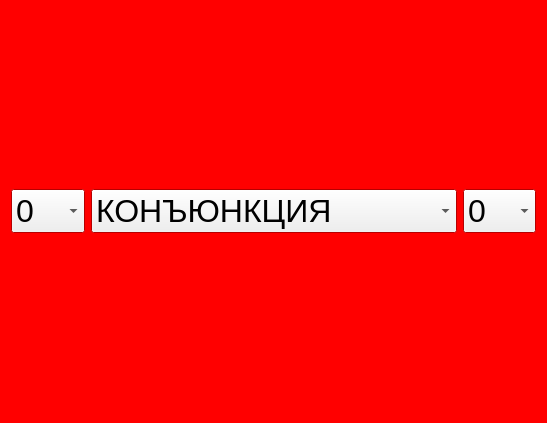
<?xml version="1.0" encoding="UTF-8"?>
<ui version="4.0">
 <class>MainWindow</class>
 <widget class="QMainWindow" name="MainWindow">
  <property name="geometry">
   <rect>
    <x>0</x>
    <y>0</y>
    <width>547</width>
    <height>423</height>
   </rect>
  </property>
  <property name="palette">
   <palette>
    <active>
     <colorrole role="Base">
      <brush brushstyle="SolidPattern">
       <color alpha="255">
        <red>255</red>
        <green>255</green>
        <blue>255</blue>
       </color>
      </brush>
     </colorrole>
     <colorrole role="Window">
      <brush brushstyle="SolidPattern">
       <color alpha="255">
        <red>255</red>
        <green>0</green>
        <blue>0</blue>
       </color>
      </brush>
     </colorrole>
    </active>
    <inactive>
     <colorrole role="Base">
      <brush brushstyle="SolidPattern">
       <color alpha="255">
        <red>255</red>
        <green>255</green>
        <blue>255</blue>
       </color>
      </brush>
     </colorrole>
     <colorrole role="Window">
      <brush brushstyle="SolidPattern">
       <color alpha="255">
        <red>255</red>
        <green>0</green>
        <blue>0</blue>
       </color>
      </brush>
     </colorrole>
    </inactive>
    <disabled>
     <colorrole role="Base">
      <brush brushstyle="SolidPattern">
       <color alpha="255">
        <red>255</red>
        <green>0</green>
        <blue>0</blue>
       </color>
      </brush>
     </colorrole>
     <colorrole role="Window">
      <brush brushstyle="SolidPattern">
       <color alpha="255">
        <red>255</red>
        <green>0</green>
        <blue>0</blue>
       </color>
      </brush>
     </colorrole>
    </disabled>
   </palette>
  </property>
  <property name="font">
   <font>
    <pointsize>24</pointsize>
   </font>
  </property>
  <property name="windowTitle">
   <string>MainWindow</string>
  </property>
  <widget class="QWidget" name="centralWidget">
   <layout class="QGridLayout" name="gridLayout">
    <item row="1" column="0">
     <layout class="QHBoxLayout" name="horizontalLayout">
      <item>
       <widget class="QComboBox" name="firstOperand">
        <item>
         <property name="text">
          <string>0</string>
         </property>
        </item>
        <item>
         <property name="text">
          <string>1</string>
         </property>
        </item>
       </widget>
      </item>
      <item>
       <widget class="QComboBox" name="operation">
        <item>
         <property name="text">
          <string>КОНЪЮНКЦИЯ</string>
         </property>
        </item>
        <item>
         <property name="text">
          <string>ДИЗЪЮНКЦИЯ</string>
         </property>
        </item>
        <item>
         <property name="text">
          <string>ЭКВИВАЛЕНЦИЯ</string>
         </property>
        </item>
        <item>
         <property name="text">
          <string>ИСКЛЮЧАЮЩЕЕ ИЛИ</string>
         </property>
        </item>
        <item>
         <property name="text">
          <string>ИМПЛИКАЦИЯ</string>
         </property>
        </item>
        <item>
         <property name="text">
          <string>ИНВЕРСИЯ</string>
         </property>
        </item>
        <item>
         <property name="text">
          <string>ШТРИХ ШЕФФЕРА</string>
         </property>
        </item>
        <item>
         <property name="text">
          <string>СТРЕЛКА ПИРСА</string>
         </property>
        </item>
       </widget>
      </item>
      <item>
       <widget class="QComboBox" name="secondOperand">
        <item>
         <property name="text">
          <string>0</string>
         </property>
        </item>
        <item>
         <property name="text">
          <string>1</string>
         </property>
        </item>
       </widget>
      </item>
     </layout>
    </item>
   </layout>
  </widget>
 </widget>
 <layoutdefault spacing="6" margin="11"/>
 <resources/>
 <connections/>
</ui>
